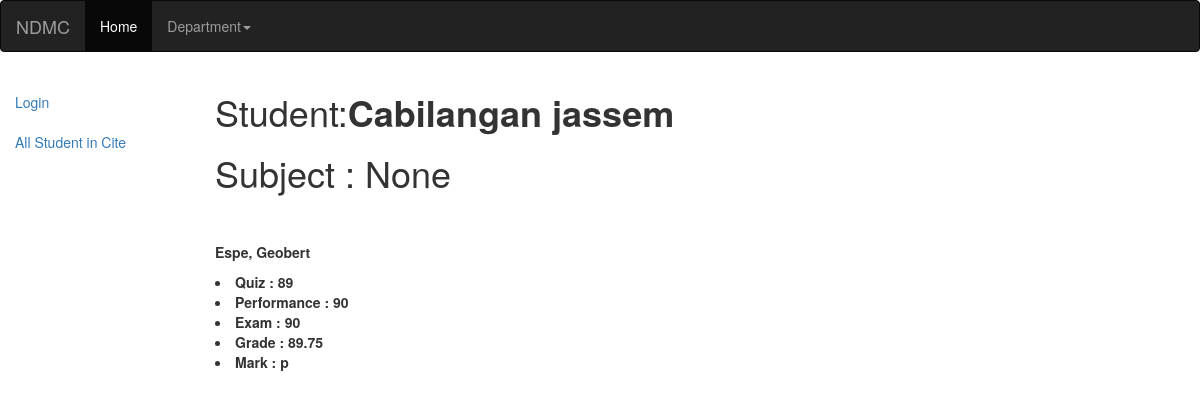
/Project/student/1, run on an earlier commit of the app's database.
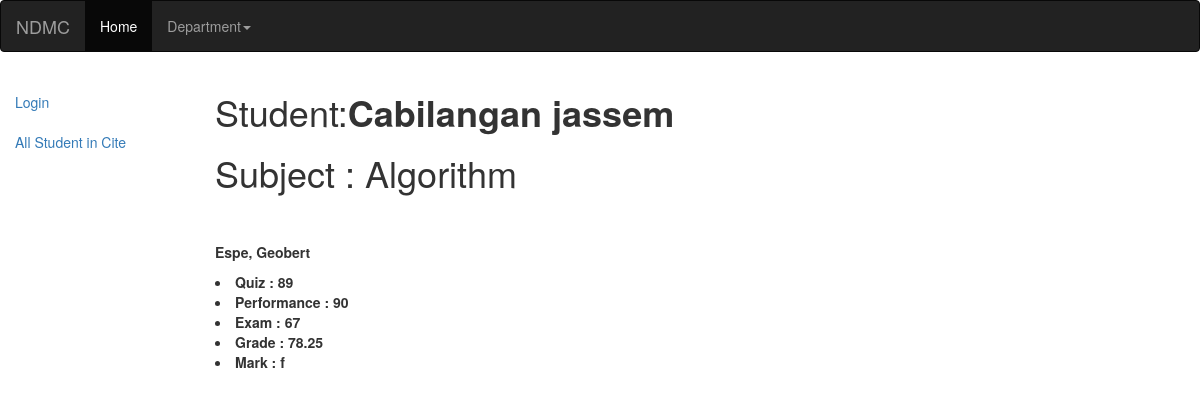
And on a later commit of the database.
### Project/models.py (models this page shows, shortened)
class student(models.Model):
	Last_name    =	 models.CharField(max_length=100)
	First_name 	 = 	 models.CharField(max_length=200, help_text="Enter your first name ")
	MI 			 =	 models.CharField(max_length=200, help_text="Enter your middle Name")
	Gender = (
        ('m', 'Male'),
        ('o', 'Female'),
	)
	Sex			  =   models.CharField(max_length=1, choices=Gender, blank=True, default='m')
	Professor		 = 		models.ForeignKey('professor', on_delete=models.SET_NULL, null=True)
	course	     = 		models.ForeignKey('Course', on_delete=models.SET_NULL, null=True)
	grade	     = 		models.ForeignKey('Grade', on_delete=models.SET_NULL, null=True)

class Grade(models.Model):
	Subject		 = 	 	models.ForeignKey('subject', on_delete=models.SET_NULL, null=True)
	quiz		 = 		models.IntegerField(null=True)
	performance	 =	    models.IntegerField(null=True)
	exam         =      models.IntegerField(null=True)
	mark = (
			('f', 'Fail'),
			('p', 'Pass'),
	)
	Mark = models.CharField(max_length=1, choices=mark, blank=True, default='Fail')
	def get_computed(self):
		result = self.quiz * 0.25 + self.performance * 0.25 + self.exam  * 0.50
		return result

class professor(models.Model):
	first_name		= models.CharField(max_length=150)
	last_name 		= models.CharField(max_length=150)
	bio 			= models.TextField(max_length=300)
	def __str__(self):
		return '%s, %s' % (self.last_name, self.first_name)

class subject(models.Model):
	subject_name		 = 		models.CharField(max_length=150)
	subject_Descreption  = 	 	models.CharField(max_length=200)
	def __str__(self):
		return self.subject_name

### Project/views.py (the view)
# urls.py: url(r'^student/(?P<pk>\d+)$', views.studentDetailView.as_view(), name=' student-detail',),
class studentDetailView(DetailView):
	model = student
	template_name = "student_detail.html"
	def get_context_data(self, **kwargs):
		context = super(studentDetailView, self).get_context_data(**kwargs)
		return context

### Project/templates/student_detail.html (shortened to what this page needs)
{% extends "base_generic.html" %}
{% block content %}
<h1> Student:<strong>{{student.Last_name }} {{student.First_name}}<strong></h1>
<h1>Subject : {{student.grade.Subject}} </h1>
<br></br>
<p style="font-color:red;"><strong> {{student.Professor}} </strong>  </p>
<li><strong>Quiz :	</strong>	{{student.grade.quiz}} </li>
<li><strong>Performance :	</strong>  			{{student.grade.performance}}  </li>
<li><strong>Exam :	</strong>				{{student.grade.exam}}  </li>
<li><strong>Grade :	</strong> 				{{student.grade.get_computed}}   </li>
<li><strong>Mark :	</strong>				{{student.grade.Mark}}  </li>
{% endblock%}

What changed in the data, as far as the page shows it:
changed student "Cabilangan": grade.Subject "None" → "Algorithm"; grade.exam "90" → "67"; grade.get_computed "89.75" → "78.25"; grade.Mark "p" → "f"
